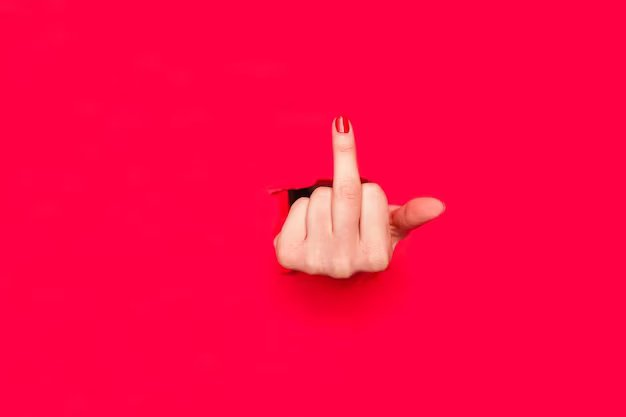
#> input picture bearhacks/middle-finger-dataset/mid (1).jpg, 626 x 417 px
$ python ai.py
#> lines starting #> are read from the running program, lines starting #| are printed output that depends on the picture
import cv2

#import training
#haarcascade_frontalface_default
trained_face_data = cv2.CascadeClassifier('cascade/cascade.xml')

# [32 lines of commented-out code are left out]


for i in range(1, 74):
    #read img and grayscale
    img = cv2.imread('middle-finger-dataset/mid (' + str(i) + ').jpg')
#> img is the input picture: shape (417, 626, 3); mean B, G, R 69.3, 7.8, 253.4
    print(i)
    grayscale_img = cv2.cvtColor(img, cv2.COLOR_BGR2GRAY)
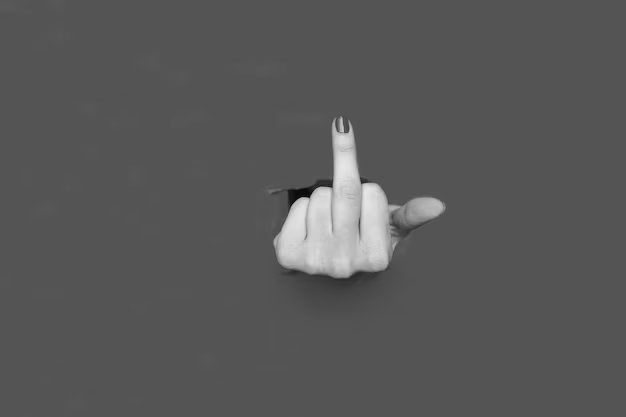
#> grayscale_img: shape (417, 626); min 3, max 231, mean 88.4

    #get cordinates for face
    face_cordinates = trained_face_data.detectMultiScale(grayscale_img)
#> face_cordinates = [[381, 160, 83, 83], [261, 110, 166, 166]]
    (x, y, w, h) = face_cordinates[0]
#> x = 381; y = 160; w = 83; h = 83

    roi = img[y:y+h, x:x+w]
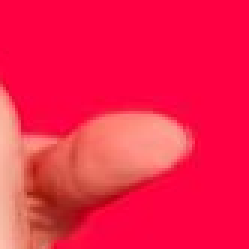
#> roi: shape (83, 83, 3) (shown 3 times larger); mean B, G, R 74.3, 31.1, 245.7
    # applying a gaussian blur over this new rectangle area
    roi = cv2.GaussianBlur(roi, (23, 23), 30)
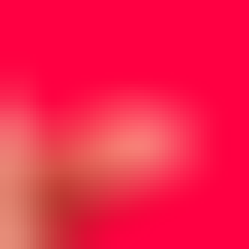
#> roi: shape (83, 83, 3) (shown 3 times larger); mean B, G, R 74, 30.8, 245.6
    # impose this blurred image on original image to get final image
    img[y:y+roi.shape[0], x:x+roi.shape[1]] = roi

    cv2.rectangle(img, (x, y), (x+w, y+h), (0, 255, 0), 10)
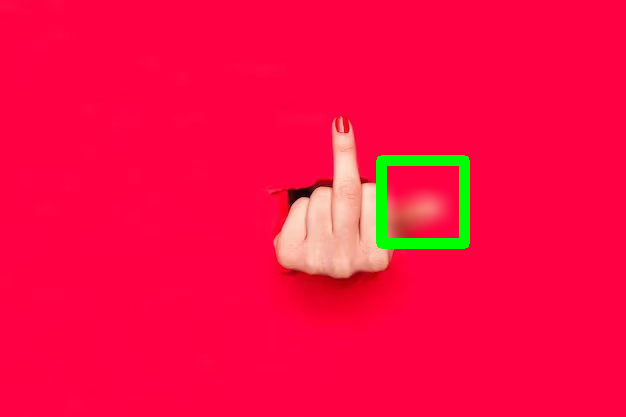
#> img: shape (417, 626, 3); mean B, G, R 68.2, 10.9, 249.9
#> (the run stopped early here; a loop or call above may not have finished)
